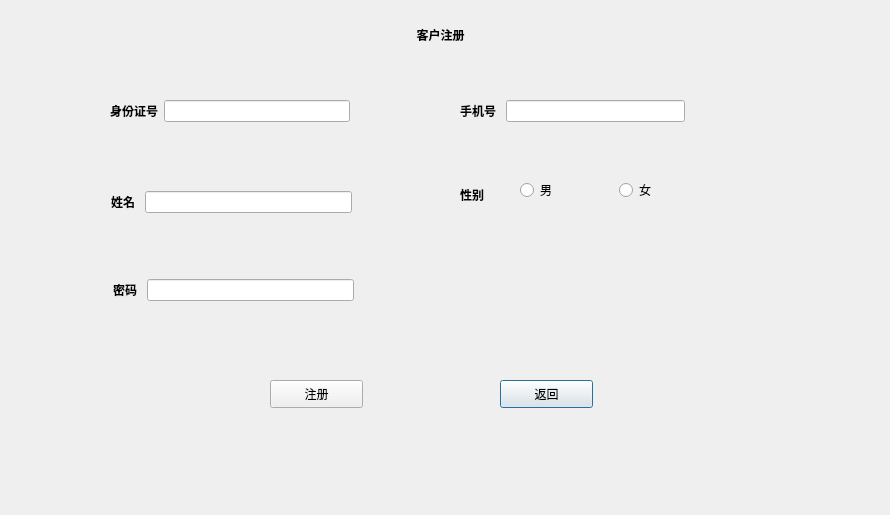
<?xml version="1.0" encoding="UTF-8"?>
<ui version="4.0">
 <class>cusreg</class>
 <widget class="QDialog" name="cusreg">
  <property name="geometry">
   <rect>
    <x>0</x>
    <y>0</y>
    <width>890</width>
    <height>515</height>
   </rect>
  </property>
  <property name="windowTitle">
   <string>Dialog</string>
  </property>
  <widget class="QLabel" name="label_5">
   <property name="geometry">
    <rect>
     <x>380</x>
     <y>20</y>
     <width>121</width>
     <height>31</height>
    </rect>
   </property>
   <property name="styleSheet">
    <string notr="true">font: 14pt &quot;楷体&quot;;</string>
   </property>
   <property name="text">
    <string>&lt;html&gt;&lt;head/&gt;&lt;body&gt;&lt;p align=&quot;center&quot;&gt;&lt;span style=&quot; font-weight:600;&quot;&gt;客户注册&lt;/span&gt;&lt;/p&gt;&lt;/body&gt;&lt;/html&gt;</string>
   </property>
  </widget>
  <widget class="QLabel" name="label">
   <property name="geometry">
    <rect>
     <x>0</x>
     <y>-110</y>
     <width>911</width>
     <height>751</height>
    </rect>
   </property>
   <property name="text">
    <string/>
   </property>
   <property name="pixmap">
    <pixmap resource="background.qrc">:/new/prefix1/bcdfbc1b9e1ae8f4b9e070b2d253d109.jpeg</pixmap>
   </property>
  </widget>
  <widget class="QWidget" name="layoutWidget">
   <property name="geometry">
    <rect>
     <x>110</x>
     <y>100</y>
     <width>240</width>
     <height>23</height>
    </rect>
   </property>
   <layout class="QHBoxLayout" name="horizontalLayout">
    <item>
     <widget class="QLabel" name="idid">
      <property name="styleSheet">
       <string notr="true">font: 11pt &quot;楷体&quot;;</string>
      </property>
      <property name="text">
       <string>&lt;html&gt;&lt;head/&gt;&lt;body&gt;&lt;p&gt;&lt;span style=&quot; font-weight:600;&quot;&gt;身份证号&lt;/span&gt;&lt;/p&gt;&lt;/body&gt;&lt;/html&gt;</string>
      </property>
     </widget>
    </item>
    <item>
     <widget class="QLineEdit" name="cusiden"/>
    </item>
   </layout>
  </widget>
  <widget class="QWidget" name="layoutWidget1">
   <property name="geometry">
    <rect>
     <x>460</x>
     <y>100</y>
     <width>225</width>
     <height>23</height>
    </rect>
   </property>
   <layout class="QHBoxLayout" name="horizontalLayout_4">
    <item>
     <widget class="QLabel" name="ip">
      <property name="styleSheet">
       <string notr="true">font: 11pt &quot;楷体&quot;;</string>
      </property>
      <property name="text">
       <string>&lt;html&gt;&lt;head/&gt;&lt;body&gt;&lt;p&gt;&lt;span style=&quot; font-weight:600;&quot;&gt;手机号 &lt;/span&gt;&lt;/p&gt;&lt;/body&gt;&lt;/html&gt;</string>
      </property>
     </widget>
    </item>
    <item>
     <widget class="QLineEdit" name="cusiphone"/>
    </item>
   </layout>
   <zorder>cusiphone</zorder>
   <zorder>ip</zorder>
  </widget>
  <widget class="QWidget" name="layoutWidget2">
   <property name="geometry">
    <rect>
     <x>520</x>
     <y>170</y>
     <width>191</width>
     <height>41</height>
    </rect>
   </property>
   <layout class="QHBoxLayout" name="horizontalLayout_5">
    <item>
     <widget class="QRadioButton" name="radioButton">
      <property name="whatsThis">
       <string>&lt;html&gt;&lt;head/&gt;&lt;body&gt;&lt;p&gt;&lt;span style=&quot; font-weight:600;&quot;&gt;男&lt;/span&gt;&lt;/p&gt;&lt;/body&gt;&lt;/html&gt;</string>
      </property>
      <property name="styleSheet">
       <string notr="true">font: 11pt &quot;楷体&quot;;</string>
      </property>
      <property name="text">
       <string>男</string>
      </property>
     </widget>
    </item>
    <item>
     <widget class="QRadioButton" name="radioButton_2">
      <property name="styleSheet">
       <string notr="true">font: 11pt &quot;楷体&quot;;</string>
      </property>
      <property name="text">
       <string>女</string>
      </property>
     </widget>
    </item>
   </layout>
  </widget>
  <widget class="QWidget" name="layoutWidget3">
   <property name="geometry">
    <rect>
     <x>113</x>
     <y>279</y>
     <width>241</width>
     <height>23</height>
    </rect>
   </property>
   <layout class="QHBoxLayout" name="horizontalLayout_3">
    <item>
     <widget class="QLabel" name="pas">
      <property name="styleSheet">
       <string notr="true">font: 11pt &quot;楷体&quot;;</string>
      </property>
      <property name="text">
       <string>&lt;html&gt;&lt;head/&gt;&lt;body&gt;&lt;p&gt;&lt;span style=&quot; font-weight:600;&quot;&gt;密码    &lt;/span&gt;&lt;/p&gt;&lt;/body&gt;&lt;/html&gt;</string>
      </property>
     </widget>
    </item>
    <item>
     <widget class="QLineEdit" name="cuspassword">
      <property name="text">
       <string/>
      </property>
      <property name="echoMode">
       <enum>QLineEdit::Password</enum>
      </property>
      <property name="placeholderText">
       <string/>
      </property>
     </widget>
    </item>
   </layout>
  </widget>
  <widget class="QPushButton" name="cusclose">
   <property name="geometry">
    <rect>
     <x>500</x>
     <y>380</y>
     <width>93</width>
     <height>28</height>
    </rect>
   </property>
   <property name="text">
    <string>返回</string>
   </property>
  </widget>
  <widget class="QPushButton" name="cusregisiter">
   <property name="geometry">
    <rect>
     <x>270</x>
     <y>380</y>
     <width>93</width>
     <height>28</height>
    </rect>
   </property>
   <property name="text">
    <string>注册</string>
   </property>
  </widget>
  <widget class="QLabel" name="sex">
   <property name="geometry">
    <rect>
     <x>460</x>
     <y>180</y>
     <width>58</width>
     <height>31</height>
    </rect>
   </property>
   <property name="styleSheet">
    <string notr="true">font: 11pt &quot;楷体&quot;;</string>
   </property>
   <property name="text">
    <string>&lt;html&gt;&lt;head/&gt;&lt;body&gt;&lt;p&gt;&lt;span style=&quot; font-weight:600;&quot;&gt;性别&lt;/span&gt;&lt;/p&gt;&lt;/body&gt;&lt;/html&gt;</string>
   </property>
  </widget>
  <widget class="QWidget" name="layoutWidget4">
   <property name="geometry">
    <rect>
     <x>111</x>
     <y>191</y>
     <width>241</width>
     <height>23</height>
    </rect>
   </property>
   <layout class="QHBoxLayout" name="horizontalLayout_2">
    <item>
     <widget class="QLabel" name="namename">
      <property name="styleSheet">
       <string notr="true">font: 11pt &quot;楷体&quot;;</string>
      </property>
      <property name="text">
       <string>&lt;html&gt;&lt;head/&gt;&lt;body&gt;&lt;p&gt;&lt;span style=&quot; font-weight:600;&quot;&gt;姓名   &lt;/span&gt;&lt;/p&gt;&lt;/body&gt;&lt;/html&gt;</string>
      </property>
     </widget>
    </item>
    <item>
     <widget class="QLineEdit" name="cusname"/>
    </item>
   </layout>
   <zorder>cusname</zorder>
   <zorder>namename</zorder>
  </widget>
  <zorder>label</zorder>
  <zorder>layoutWidget</zorder>
  <zorder>layoutWidget1</zorder>
  <zorder>layoutWidget2</zorder>
  <zorder>layoutWidget3</zorder>
  <zorder>layoutWidget4</zorder>
  <zorder>label_5</zorder>
  <zorder>cusclose</zorder>
  <zorder>cusregisiter</zorder>
  <zorder>sex</zorder>
 </widget>
 <resources>
  <include location="background.qrc"/>
 </resources>
 <connections/>
</ui>
